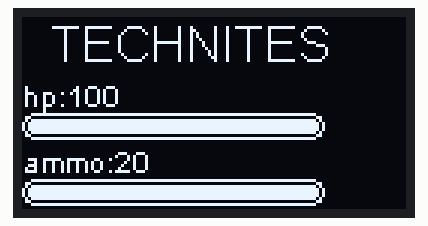
The sketch below on a simulated ESP8266 (NodeMCU). Parts: 128×64 one-colour display. What the sketch prints to the serial monitor is not drawn.

Above: at 0.1 s.
At 1.1 s:
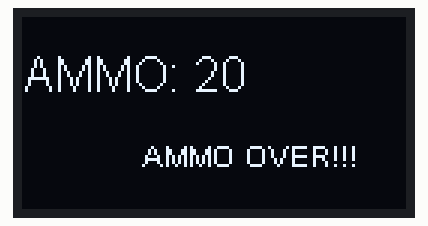
At 2.1 s:
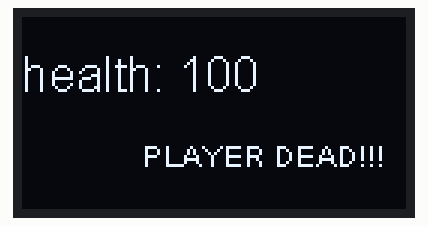
At 3.1 s:
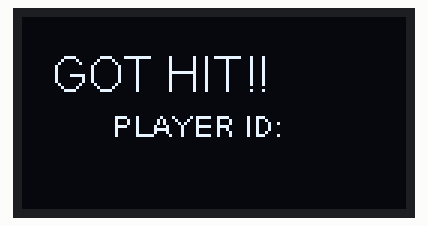

The sketch:

OLED_display_code.ino
```cpp
#include <Wire.h>
#include "SSD1306.h"

SSD1306  display(0x3c, D3, D5);

int max_hp = 100;
int max_ammo = 20;
int hp = max_hp;
int ammo = max_ammo;
int last_hp = hp-1;
int last_ammo = ammo-1;
boolean test_disp = 1;

void setup()
{
  //Setting up OLED display I2C protocol.
  //SCL--->D5
  //SDA--->D3
  Serial.begin(115200);
  display.init();
  display.flipScreenVertically();
  display_hp_ammo();
}

void loop()
{
  if(test_disp == 1)
  {
    test_display();
    test_disp = 0;
  }
 if(ammo == 0)
 {
//  no_ammo();
 }
  if(hp == 0)
 {
 // player_dead();
 }

 if(last_hp != hp || last_ammo != ammo && hp != 0 && ammo != 0)
 {
  display_hp_ammo();
  last_hp = hp;
  last_ammo = ammo;
 }
 delay(500);
}

void display_hp_ammo()
{

  int disp_hp = map(hp,0,max_hp,0,100);
  int disp_ammo = map(ammo,0,max_ammo,0,100);
  Serial.println("hp:"+String(disp_hp)+"ammo:"+String(disp_ammo));
  display.clear();
  display.setFont(ArialMT_Plain_16);
  display.drawString(10, 0, "TECHNITES");
  display.setFont(ArialMT_Plain_10);
  display.drawString(0, 20, "hp:"+String(hp));
  display.drawProgressBar(0, 32, 100, 8, disp_hp);
  display.drawString(0, 42, "ammo:"+String(ammo));
  display.drawProgressBar(0,54 , 100, 8,disp_ammo);
  display.display();
}

void display_got_hit()
{
    display.clear();
    display.setFont(ArialMT_Plain_16);
    display.drawString(10,10,"GOT HIT!!");
    display.setFont(ArialMT_Plain_10);
    display.drawString(30,30,"PLAYER ID: ");
    //display.drawString(40,45,String(results.value,HEX));
    display.display();
    delay(1000);
}

void display_player_dead()
{

    display.clear();
    display.setFont(ArialMT_Plain_16);
    display.drawString(0,10,"health: "+String(hp));
    display.setFont(ArialMT_Plain_10);
    display.drawString(40,40,"PLAYER DEAD!!!");
    display.display();
}

void display_ammo_over()
{
    display.clear();
    display.setFont(ArialMT_Plain_16);
    display.drawString(0,10,"AMMO: "+String(ammo));
    display.setFont(ArialMT_Plain_10);
    display.drawString(40,40,"AMMO OVER!!!");
    display.display();
}

void test_display()
{
 display_hp_ammo();
 delay(1000);
 display_ammo_over();
 delay(1000);
 display_player_dead();
 delay(1000);
 display_got_hit();
 delay(1000);
}
```

Measured:
- what the display in image 1 shows lasts 1.0 s, from 1.1 s to 2.1 s
- what the display in image 3 shows lasts 2.0 s, from 3.1 s to 5.1 s
